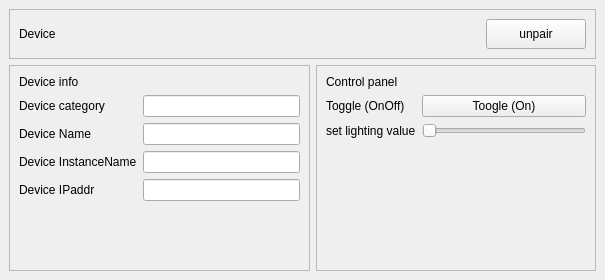
<?xml version="1.0" encoding="UTF-8"?>
<ui version="4.0">
 <class>Lighting_device</class>
 <widget class="QWidget" name="Lighting_device">
  <property name="geometry">
   <rect>
    <x>0</x>
    <y>0</y>
    <width>605</width>
    <height>280</height>
   </rect>
  </property>
  <property name="windowTitle">
   <string>Form</string>
  </property>
  <layout class="QHBoxLayout" name="horizontalLayout">
   <property name="spacing">
    <number>0</number>
   </property>
   <property name="leftMargin">
    <number>0</number>
   </property>
   <property name="topMargin">
    <number>0</number>
   </property>
   <property name="rightMargin">
    <number>0</number>
   </property>
   <property name="bottomMargin">
    <number>0</number>
   </property>
   <item>
    <widget class="QFrame" name="frame">
     <property name="maximumSize">
      <size>
       <width>606</width>
       <height>325</height>
      </size>
     </property>
     <property name="frameShape">
      <enum>QFrame::NoFrame</enum>
     </property>
     <property name="frameShadow">
      <enum>QFrame::Raised</enum>
     </property>
     <layout class="QVBoxLayout" name="verticalLayout">
      <item>
       <widget class="QFrame" name="frame_2">
        <property name="maximumSize">
         <size>
          <width>16777215</width>
          <height>50</height>
         </size>
        </property>
        <property name="frameShape">
         <enum>QFrame::StyledPanel</enum>
        </property>
        <property name="frameShadow">
         <enum>QFrame::Raised</enum>
        </property>
        <layout class="QHBoxLayout" name="horizontalLayout_3">
         <item>
          <widget class="QLabel" name="label_5">
           <property name="text">
            <string>Device</string>
           </property>
          </widget>
         </item>
         <item>
          <widget class="QPushButton" name="unpair_btn">
           <property name="maximumSize">
            <size>
             <width>100</width>
             <height>35</height>
            </size>
           </property>
           <property name="text">
            <string>unpair</string>
           </property>
          </widget>
         </item>
        </layout>
       </widget>
      </item>
      <item>
       <widget class="QFrame" name="frame_3">
        <property name="frameShape">
         <enum>QFrame::NoFrame</enum>
        </property>
        <property name="frameShadow">
         <enum>QFrame::Raised</enum>
        </property>
        <layout class="QHBoxLayout" name="horizontalLayout_2">
         <property name="leftMargin">
          <number>0</number>
         </property>
         <property name="topMargin">
          <number>0</number>
         </property>
         <property name="rightMargin">
          <number>0</number>
         </property>
         <property name="bottomMargin">
          <number>0</number>
         </property>
         <item>
          <widget class="QFrame" name="frame_5">
           <property name="frameShape">
            <enum>QFrame::StyledPanel</enum>
           </property>
           <property name="frameShadow">
            <enum>QFrame::Raised</enum>
           </property>
           <layout class="QFormLayout" name="formLayout_2">
            <item row="1" column="0">
             <widget class="QLabel" name="label_6">
              <property name="text">
               <string>Device category</string>
              </property>
             </widget>
            </item>
            <item row="2" column="0">
             <widget class="QLabel" name="label_8">
              <property name="text">
               <string>Device Name</string>
              </property>
             </widget>
            </item>
            <item row="3" column="0">
             <widget class="QLabel" name="label_10">
              <property name="text">
               <string>Device InstanceName</string>
              </property>
             </widget>
            </item>
            <item row="4" column="0">
             <widget class="QLabel" name="label_12">
              <property name="text">
               <string>Device IPaddr</string>
              </property>
             </widget>
            </item>
            <item row="0" column="0">
             <widget class="QLabel" name="label_14">
              <property name="text">
               <string>Device info</string>
              </property>
             </widget>
            </item>
            <item row="0" column="1">
             <widget class="QLabel" name="label_15">
              <property name="text">
               <string/>
              </property>
             </widget>
            </item>
            <item row="1" column="1">
             <widget class="QLineEdit" name="category_edit"/>
            </item>
            <item row="2" column="1">
             <widget class="QLineEdit" name="devName_edit"/>
            </item>
            <item row="3" column="1">
             <widget class="QLineEdit" name="instName_edit"/>
            </item>
            <item row="4" column="1">
             <widget class="QLineEdit" name="IPaddr_edit"/>
            </item>
           </layout>
          </widget>
         </item>
         <item>
          <widget class="QFrame" name="frame_4">
           <property name="maximumSize">
            <size>
             <width>280</width>
             <height>280</height>
            </size>
           </property>
           <property name="frameShape">
            <enum>QFrame::StyledPanel</enum>
           </property>
           <property name="frameShadow">
            <enum>QFrame::Raised</enum>
           </property>
           <layout class="QFormLayout" name="formLayout">
            <item row="0" column="0">
             <widget class="QLabel" name="label_3">
              <property name="text">
               <string>Control panel</string>
              </property>
             </widget>
            </item>
            <item row="0" column="1">
             <widget class="QLabel" name="label_4">
              <property name="text">
               <string/>
              </property>
             </widget>
            </item>
            <item row="1" column="0">
             <widget class="QLabel" name="label">
              <property name="text">
               <string>Toggle (OnOff)</string>
              </property>
             </widget>
            </item>
            <item row="1" column="1">
             <widget class="QPushButton" name="toggle_btn">
              <property name="text">
               <string>Toogle (On)</string>
              </property>
             </widget>
            </item>
            <item row="2" column="0">
             <widget class="QLabel" name="label_2">
              <property name="text">
               <string>set lighting value</string>
              </property>
             </widget>
            </item>
            <item row="2" column="1">
             <widget class="QSlider" name="horizontalSlider">
              <property name="orientation">
               <enum>Qt::Horizontal</enum>
              </property>
             </widget>
            </item>
           </layout>
          </widget>
         </item>
        </layout>
       </widget>
      </item>
     </layout>
    </widget>
   </item>
  </layout>
 </widget>
 <resources/>
 <connections/>
</ui>
